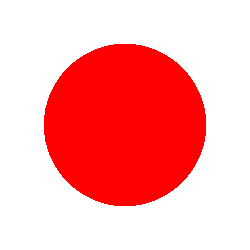
%> input picture circle.png, 250 x 250 px
$ octave og_game_board.m   (GNU Octave 9; MATLAB toolbox functions it lacks are replaced by stand-ins)
%> lines starting %> are read from the running program, lines starting %| are printed output that depends on the picture; in (x1, y1, x2, y2) boxes, pixels count from 0 and x2, y2 are one past the last pixel; in counts of white or black regions, pixels touching at a corner belong together; the program's own positions count from 1
% [4 lines of commented-out code are left out]
%%%%%%%%%%%% loads a circle image that acts as the base for the game board
img=imread('circle.png');
%> img is the input picture: size 250x250x3 uint8; mean R, G, B 255, 170.7, 170.7

simon_board=zeros(250,250,3); %creates a 3d matrix of zeros

for i=1:250
    for j= 1:250
        if img(i,j,2)== 255                    %changes bkgrnd to black
            img(i,j,:)=[0 0 0];
        end
    end
end
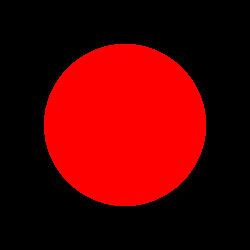
%> img: size 250x250x3 uint8; mean R, G, B 84.3, 0, 0
simon_board=img;
for i=1:250       %set quadrants of circle to correct colors
    for j= 1:250
        if img(i,j,2)== 0 && img(i,j,1)== 255
            if i <125 && j<125
                simon_board(i,j,:)= [0 255 0];
            elseif i >125 && j<125
                simon_board(i,j,:)= [255 255 0];
            elseif i>125 && j>125
                    simon_board(i,j,:)= [0 0 255];
            end
        end
    end
end
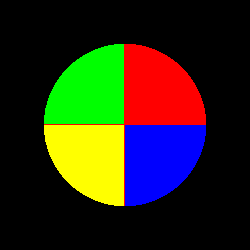
%> simon_board: size 250x250x3 uint8; mean R, G, B 42.8, 41.2, 21.1

for i=50:100         %creates a black central shape (currently square)
    for j= 100:150
        if img(i,j,1)== 255
            simon_board(i+50,j,:)=[0 0 0];
        end
    end
end
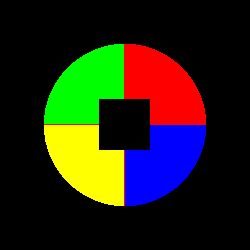
%> simon_board: size 250x250x3 uint8; 4.16% of pixels changed, all inside (x1, y1, x2, y2) = (99, 99, 150, 150)

for i= 1:250 %for loop to create black crosshairs, separating colors
    for j= 0:5
simon_board(122+j,i,:)= [0 0 0];
simon_board(i,122+j,:)= [0 0 0];
    end
end
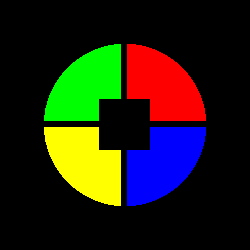
%> simon_board: size 250x250x3 uint8; 2.13% of pixels changed, all inside (x1, y1, x2, y2) = (44, 44, 206, 206)

%%%prints "simon" in the center of the game board
text="simon";
position= [125 125];
%%simon_board= insertText(simon_board,position,text,anchorpoint="Center",Boxcolor="black",textcolor="white");
imagesc(simon_board)
